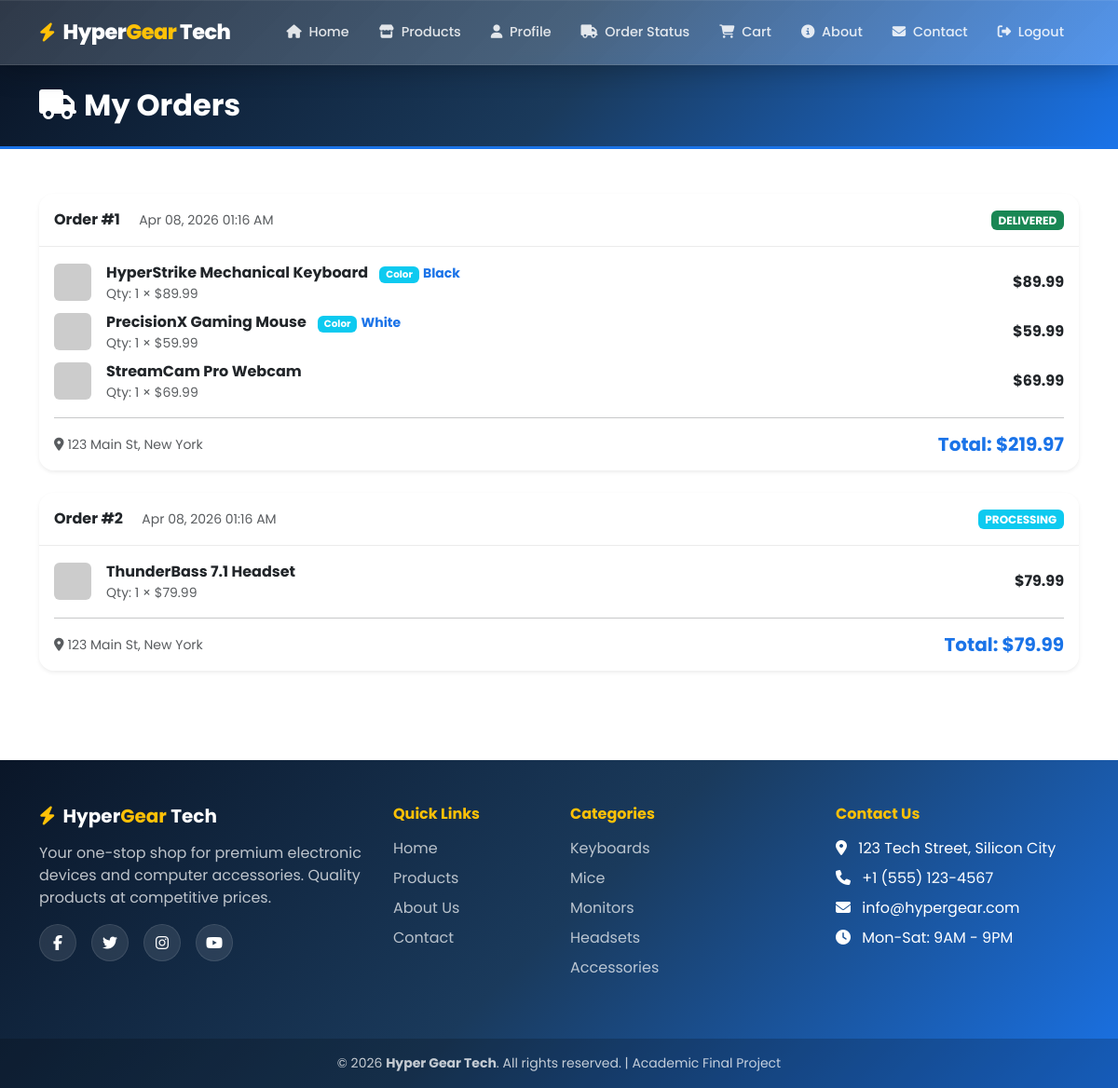
Page /pages/orders.php (signed in) on the committed database.
### tables this page shows
CREATE TABLE IF NOT EXISTS `orders` (
    `id` INT AUTO_INCREMENT PRIMARY KEY,
    `user_id` INT NOT NULL,
    `total_amount` DECIMAL(10,2) NOT NULL,
    `shipping_address` TEXT NOT NULL,
    `shipping_city` VARCHAR(50) NOT NULL,
    `phone` VARCHAR(20) NOT NULL,
    `status` ENUM('pending', 'processing', 'shipped', 'delivered', 'cancelled') DEFAULT 'pending',
    `payment_method` VARCHAR(50) DEFAULT 'cod',
    `notes` TEXT DEFAULT NULL,
    `created_at` TIMESTAMP DEFAULT CURRENT_TIMESTAMP,
    `updated_at` TIMESTAMP DEFAULT CURRENT_TIMESTAMP ON UPDATE CURRENT_TIMESTAMP,
    FOREIGN KEY (`user_id`) REFERENCES `users`(`id`) ON DELETE CASCADE
);

CREATE TABLE IF NOT EXISTS `order_details` (
    `id` INT AUTO_INCREMENT PRIMARY KEY,
    `order_id` INT NOT NULL,
    `product_id` INT NOT NULL,
    `quantity` INT NOT NULL,
    `price` DECIMAL(10,2) NOT NULL,
    FOREIGN KEY (`order_id`) REFERENCES `orders`(`id`) ON DELETE CASCADE,
    FOREIGN KEY (`product_id`) REFERENCES `products`(`id`) ON DELETE CASCADE
);

CREATE TABLE IF NOT EXISTS `products` (
    `id` INT AUTO_INCREMENT PRIMARY KEY,
    `category_id` INT NOT NULL,
    `name` VARCHAR(200) NOT NULL,
    `description` TEXT DEFAULT NULL,
    `price` DECIMAL(10,2) NOT NULL,
    `old_price` DECIMAL(10,2) DEFAULT NULL,
    `stock` INT NOT NULL DEFAULT 0,
    `image` VARCHAR(255) DEFAULT 'default.png',
    `featured` TINYINT(1) DEFAULT 0,
    `created_at` TIMESTAMP DEFAULT CURRENT_TIMESTAMP,
    `updated_at` TIMESTAMP DEFAULT CURRENT_TIMESTAMP ON UPDATE CURRENT_TIMESTAMP,
    FOREIGN KEY (`category_id`) REFERENCES `categories`(`id`) ON DELETE CASCADE
);

CREATE TABLE IF NOT EXISTS `order_item_options` (
    `id` INT AUTO_INCREMENT PRIMARY KEY,
    `order_detail_id` INT NOT NULL,
    `variant_type` VARCHAR(50) NOT NULL,
    `variant_value` VARCHAR(100) NOT NULL,
    `variant_image` VARCHAR(255) DEFAULT NULL,
    FOREIGN KEY (`order_detail_id`) REFERENCES `order_details`(`id`) ON DELETE CASCADE
);

### pages/orders.php (the view, shortened to what this page needs)
<?php
require_once __DIR__ . '/../config/database.php';
$user_id = $_SESSION['user_id'];
$orders = $conn->query("SELECT * FROM orders WHERE user_id = $user_id ORDER BY created_at DESC");
require_once __DIR__ . '/../includes/header.php';
require_once __DIR__ . '/../includes/navigation.php';
function statusBadge($status) {
    $colors = ['pending'=>'warning','processing'=>'info','shipped'=>'primary','delivered'=>'success','cancelled'=>'danger'];
    $color = $colors[$status] ?? 'secondary';
    return "<span class='badge bg-$color text-uppercase'>$status</span>";
}
?>
<section class="page-header py-4">
    <div class="container">
        <h2 class="fw-bold text-white mb-0"><i class="fas fa-truck me-2"></i>My Orders</h2>
    </div>
</section>
<section class="py-5">
    <div class="container">
        <?php if ($orders->num_rows > 0): ?>
        <div class="row g-4">
            <?php while ($order = $orders->fetch_assoc()): ?>
            <div class="col-12 scroll-reveal">
                <div class="card border-0 shadow-sm glass-card">
                    <div class="card-header bg-transparent d-flex justify-content-between align-items-center py-3" style="border-bottom: 1px solid rgba(0,0,0,0.08);">
                        <div>
                            <strong>Order #<?= $order['id'] ?></strong>
                            <small class="text-muted ms-3"><?= date('M d, Y h:i A', strtotime($order['created_at'])) ?></small>
                        </div>
                        <div>
                            <?= statusBadge($order['status']) ?>
                        </div>
                    </div>
                    <div class="card-body">
                        <?php
                        $details = $conn->query("
                            SELECT od.*, p.name, p.image,
                                   oio.variant_type, oio.variant_value, oio.variant_image
                            FROM order_details od
                            JOIN products p ON od.product_id = p.id
                            LEFT JOIN order_item_options oio ON oio.order_detail_id = od.id
                            WHERE od.order_id = {$order['id']}
                        ");
                        while ($d = $details->fetch_assoc()):
                            $display_img = !empty($d['variant_image']) ? $d['variant_image'] : $d['image'];
                        ?>
                        <div class="d-flex align-items-center mb-2">
                            <img src="<?= BASE_URL ?>assets/images/<?= htmlspecialchars($display_img) ?>" width="40" height="40" class="rounded me-3" style="object-fit:cover;"
                                 onerror="this.src='https://via.placeholder.com/40/1a3a5c/ffffff?text=IMG'">
                            <div class="flex-grow-1">
                                <span class="fw-bold"><?= htmlspecialchars($d['name']) ?></span>
                                <?php if (!empty($d['variant_type'])): ?>
                                    <span class="ms-2 badge bg-info" style="font-size:0.65rem"><?= ucfirst($d['variant_type']) ?></span>
                                    <span class="text-primary fw-bold small"><?= htmlspecialchars($d['variant_value']) ?></span>
                                <?php endif; ?>
                                <small class="text-muted d-block">Qty: <?= $d['quantity'] ?> × $<?= number_format($d['price'], 2) ?></small>
                            </div>
                            <span class="fw-bold">$<?= number_format($d['price'] * $d['quantity'], 2) ?></span>
                        </div>
                        <?php endwhile; ?>
                        <hr>
                        <div class="d-flex justify-content-between">
                            <div>
                                <small class="text-muted"><i class="fas fa-map-marker-alt me-1"></i><?= htmlspecialchars($order['shipping_address'] . ', ' . $order['shipping_city']) ?></small>
                            </div>
                            <div class="h5 fw-bold text-primary mb-0">Total: $<?= number_format($order['total_amount'], 2) ?></div>
                        </div>
                    </div>
                </div>
            </div>
            <?php endwhile; ?>
        </div>
        <?php endif; ?>
    </div>
</section>
<?php require_once __DIR__ . '/../includes/footer.php'; ?>

### assets/css/style.css (style rules this page uses)
:root { --hg-blue-deep: #0a1628; --hg-blue-dark: #0d2137; --hg-blue-primary: #1a73e8; --hg-blue-bright: #2196f3; --hg-blue-light: #64b5f6; --hg-blue-cyan: #00bcd4; --hg-gradient-1: linear-gradient( 135deg, #0a1628 0%, #1a3a5c 50%, #1a73e8 100% ); --hg-gradient-2: linear-gradient(135deg, #1a73e8 0%, #00bcd4 100%); --hg-gradient-3: linear-gradient(135deg, #0d2137 0%, #1a73e8 100%); --hg-shadow-blue: 0 4px 20px rgba(26, 115, 232, 0.3); --hg-shadow-glow: 0 0 30px rgba(26, 115, 232, 0.4); --hg-font: "Poppins", sans-serif; --glass-bg: rgba(255, 255, 255, 0.08); --glass-bg-light: rgba(255, 255, 255, 0.65); --glass-border: rgba(255, 255, 255, 0.18); --glass-border-light: rgba(255, 255, 255, 0.35); --glass-blur: 20px; --glass-shadow: 0 8px 32px rgba(0, 0, 0, 0.12); --glass-glow: 0 0 40px rgba(26, 115, 232, 0.15); }
* { margin: 0; padding: 0; box-sizing: border-box; }
body { font-family: var(--hg-font); color: #333; overflow-x: hidden; animation: fadeInPage 0.6s ease-out; }
.page-header { background: var(--hg-gradient-1); border-bottom: 3px solid var(--hg-blue-primary); }
.glass-card { background: rgba(255, 255, 255, 0.65); backdrop-filter: blur(16px); -webkit-backdrop-filter: blur(16px); border: 1px solid rgba(255, 255, 255, 0.35); border-radius: 16px; box-shadow: 0 8px 32px rgba(0, 0, 0, 0.08), inset 0 1px 0 rgba(255, 255, 255, 0.5); transition: all 0.3s ease; }
.scroll-reveal { opacity: 0; transform: translateY(30px); transition: all 0.6s ease-out; }
.scroll-reveal.revealed { opacity: 1; transform: translateY(0); }
.text-primary { color: var(--hg-blue-primary) !important; }
.card { transition: all 0.3s cubic-bezier(0.25, 0.46, 0.45, 0.94); }

### rows in the picture
orders: id "1", created_at "Apr 08, 2026 01:16 AM", status "DELIVERED", shipping_address+shipping_city "123 Main St, New York", total_amount "219.97"
order_details: product.name "HyperStrike Mechanical Keyboard", order_item_options.variant_type "Color", order_item_options.variant_value "Black", quantity "1", price "89.99", $d['price']*$d['quantity'] "89.99"
order_details: product.name "PrecisionX Gaming Mouse", order_item_options.variant_type "Color", order_item_options.variant_value "White", quantity "1", price "59.99", $d['price']*$d['quantity'] "59.99"
order_details: product.name "StreamCam Pro Webcam", quantity "1", price "69.99", $d['price']*$d['quantity'] "69.99"
orders: id "2", created_at "Apr 08, 2026 01:16 AM", status "PROCESSING", shipping_address+shipping_city "123 Main St, New York", total_amount "79.99"
order_details: product.name "ThunderBass 7.1 Headset", quantity "1", price "79.99", $d['price']*$d['quantity'] "79.99"
